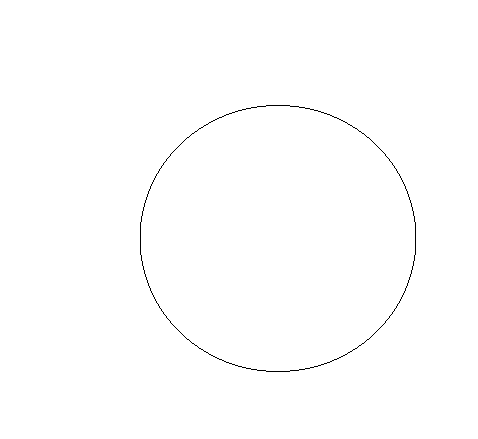
#> input picture uncolored_cirqle.png, 478 x 439 px
$ python line_fill.py
#> lines starting #> are read from the running program, lines starting #| are printed output that depends on the picture
from PIL import Image, ImageDraw

path_to_row_image = "uncolored_cirqle.png"
img = Image.open(path_to_row_image)
#> img is the input picture: PIL image 478x439 RGBA; mean R, G, B, A 254.1, 254.1, 254.1, 255

size = img.size
#> size = (478, 439)
height, width = size
#> height = 478; width = 439
WHITE = (255, 255, 255, 255)
BLACK = (0, 0, 0, 250)
LIGHT_BLUE = (135, 206, 250, 250)


drawMatrix = [[3] * width for i in range(0, height)]
for i in range(0, height):
    for j in range(0, width):
        if img.getpixel((i, j)) != WHITE:
            drawMatrix[i][j] = 1

filled = 0
poped = 0
stack = []
print(drawMatrix)
#> (printed output is left out)
print(img.getcolors())

stack.append((350, 350))

while len(stack) != 0:
    pixel = stack.pop(-1)
    y, x = pixel
    print(f'Вытащил и закрасил пиксель: {(x, y)}')
    poped += 1
    filled += 1
    drawMatrix[y][x] = 2
    x_temp = x
    x += 1
    print('Пошел направо')
    while drawMatrix[y][x] != 1:
        drawMatrix[y][x] = 2
        print(f'Закрасил пиксель {(x, y)}')
        filled += 1
        x += 1
    x_right = x - 1
    x = x_temp
    x -= 1
    print('Пошел налево')
    while drawMatrix[y][x] != 1:
        drawMatrix[y][x] = 2
        print(f'Закрасил пиксель {(x, y)}')
        filled += 1
        x -= 1
    x_left = x + 1
    x = x_left
    y -= 1
    print('Пошел вверх')
    while(x <= x_right):
        flag = False
        while drawMatrix[y][x] != 2 and drawMatrix[y][x] != 1 and x < x_right:
            if not flag:
                flag = True
            print('Пошел направо в поисках незакрашенных пикселей')
            x += 1
        if flag:
            if x == x_right and drawMatrix[y][x] != 1 and drawMatrix != 2:
                print(f'Добавил пиксель {(x, y)} в стек')
                stack.append((y, x))
            else:
                print(f'Добавил пиксель {(x - 1, y)} в стек')
                stack.append((y, x - 1))
            flag = False
        x_enter = x
        while (drawMatrix[y][x] == 2 or drawMatrix[y][x] == 1) and x < x_right:
            print('Пошел направо в последнем while')
            x += 1
        if x == x_enter:
            print('Пошел направо в последнем if')
            x += 1
    x = x_left
    y += 2
    print('Пошел вниз')
    while(x <= x_right):
        flag = False
        while drawMatrix[y][x] != 2 and drawMatrix[y][x] != 1 and x < x_right:
            if not flag:
                flag = True
            print('Пошел направо в поисках незакрашенных пикселей')
            x += 1
        if flag:
            if x == x_right and drawMatrix[y][x] != 1 and drawMatrix != 2:
                print(f'Добавил пиксель {(x, y)} в стек')
                stack.append((y, x))
            else:
                print(f'Добавил пиксель {(x - 1, y)} в стек')
                stack.append((y, x - 1))
            flag = False
        x_enter = x
        while (drawMatrix[y][x] == 2 or drawMatrix[y][x] == 1) and x < x_right:
            print('Пошел направо в последнем while')
            x += 1
        if x == x_enter:
            print('Пошел направо в последнем if')
            x += 1

idDraw = ImageDraw.Draw(img)
for i in range(0, height):
    if i == width - 2:
            print("tut")
    for j in range(0, width):
        if(drawMatrix[i][j] == 2):
            idDraw.point((i, j), fill=LIGHT_BLUE)

print('Готово!')
print(f'Закрашено пикселей: {filled}')
print(f'Всего было в стеке пикселей: {poped}')
print(f'Зря побывало в стеке пикселей: {(((poped - filled) * 100) / poped):.2f} %')

img.save("line_colored_cirqle.png")
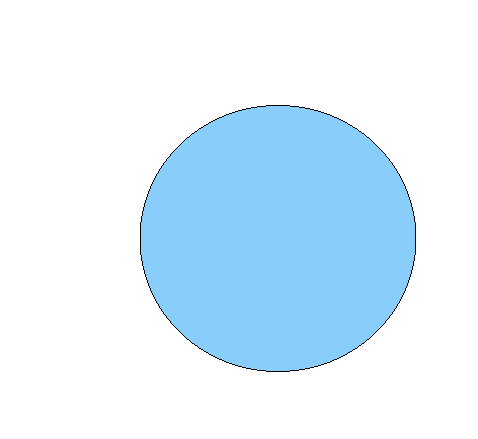
#> saved as line_colored_cirqle.png: PIL image 478x439 RGBA; mean R, G, B, A 221.3, 240.7, 252.7, 253.6; transparent parts drawn white
